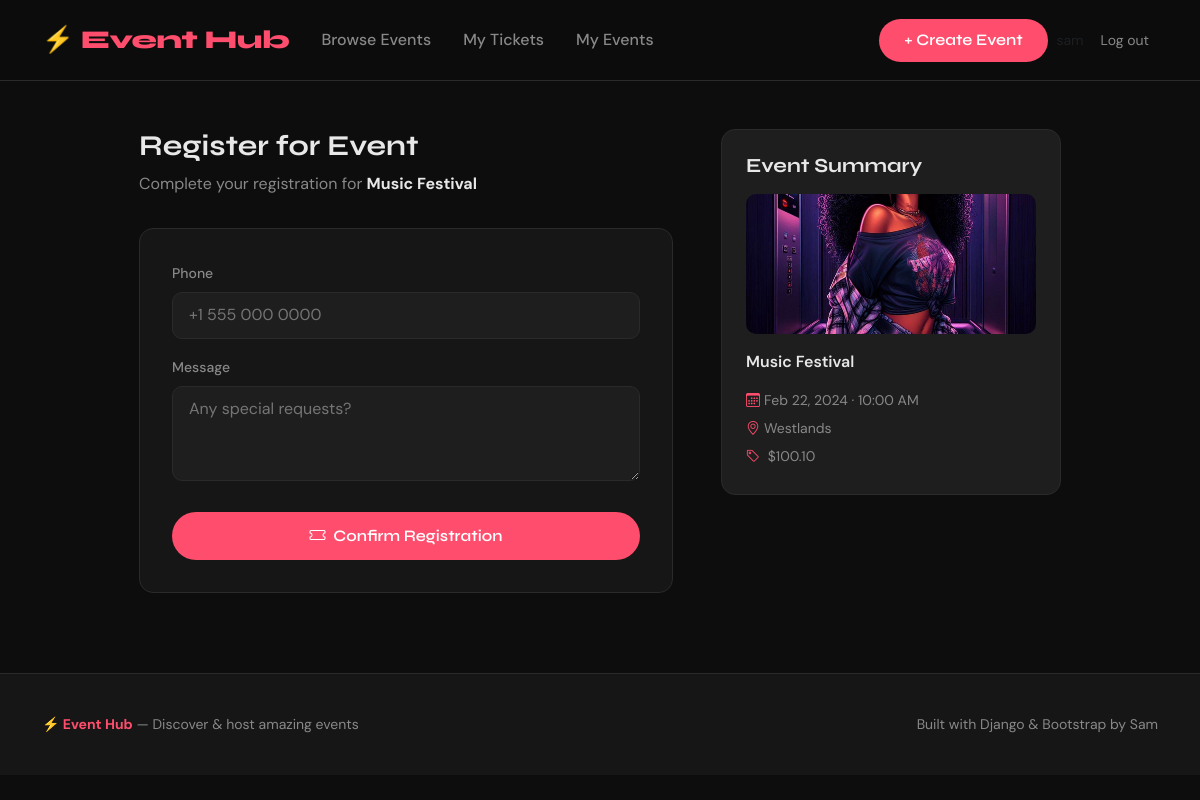
Page /events/1/register/ (signed in) on the committed database.
### events/models.py (models this page shows, shortened)
class Event(models.Model):
    title       = models.CharField(max_length=200)
    description = models.TextField()
    category    = models.ForeignKey(Category, on_delete=models.SET_NULL, null=True, blank=True)
    date     = models.DateTimeField()
    location = models.CharField(max_length=300)
    image = models.ImageField(upload_to='events/', blank=True, null=True)
    price    = models.DecimalField(max_digits=8, decimal_places=2, default=0.00)
    capacity = models.PositiveIntegerField(default=100)
    organizer  = models.ForeignKey(User, on_delete=models.CASCADE, related_name='my_events')
    created_at = models.DateTimeField(auto_now_add=True)
    updated_at = models.DateTimeField(auto_now=True)
    is_published = models.BooleanField(default=True)
    def spots_left(self):
        booked = self.registrations.count()
        return self.capacity - booked
    def is_full(self):
        return self.spots_left() <= 0
    class Meta:
        ordering = ['date']   # Newest dates first

### events/views.py (the view)
# urls.py: path('events/<int:pk>/register/',   views.event_register,      name='event_register'),
@login_required
def event_register(request, pk):
    event = get_object_or_404(Event, pk=pk, is_published=True)
    if Registration.objects.filter(event=event, user=request.user).exists():
        messages.warning(request, "You're already registered for this event!")
        return redirect('event_detail', pk=pk)
    if event.is_full():
        messages.error(request, "Sorry, this event is fully booked.")
        return redirect('event_detail', pk=pk)
    if request.method == 'POST':
        form = RegistrationForm(request.POST)
        if form.is_valid():
            reg       = form.save(commit=False)
            reg.event = event
            reg.user  = request.user
            reg.save()
            messages.success(request, f"🎟️ You're registered for {event.title}!")
            return redirect('my_tickets')
    else:
        form = RegistrationForm()
    return render(request, 'events/event_register.html', {'form': form, 'event': event})

### events/forms.py
class RegistrationForm(forms.ModelForm):
    class Meta:
        model  = Registration
        fields = ['phone', 'message']
        widgets = {
            'message': forms.Textarea(attrs={'rows': 3, 'placeholder': 'Any special requests?'}),
            'phone':   forms.TextInput(attrs={'placeholder': '+1 555 000 0000'}),
        }

### events/templates/events/event_register.html (shortened to what this page needs)
{% extends "base.html" %}
{% block content %}
<div class="container my-5">
  <div class="row g-5 justify-content-center">
    <div class="col-md-6">
      <h1 style="font-size:1.8rem; margin-bottom:.5rem;">Register for Event</h1>
      <p style="color:var(--muted); margin-bottom:2rem;">
        Complete your registration for <strong style="color:var(--text);">{{ event.title }}</strong>
      </p>
      <div style="background:var(--card-bg); border:1px solid var(--border); border-radius:var(--radius); padding:2rem;">
        <form method="POST">
          {% for field in form %}
            <div class="mb-3">
              <label class="form-label">{{ field.label }}</label>
              {{ field }}
            </div>
          {% endfor %}
          <button type="submit" class="btn btn-brand w-100 mt-2" style="padding:.75rem;">
            <i class="bi bi-ticket me-1"></i> Confirm Registration
          </button>
        </form>
      </div>
    </div>
    <div class="col-md-4">
      <div style="background:var(--surface); border:1px solid var(--border); border-radius:var(--radius); padding:1.5rem;">
        <h5 style="margin-bottom:1rem;">Event Summary</h5>
        {% if event.image %}
          <img src="{{ event.image.url }}" style="width:100%; height:140px; object-fit:cover; border-radius:10px; margin-bottom:1rem;">
        {% endif %}
        <div style="font-weight:600; margin-bottom:.75rem;">{{ event.title }}</div>
        <div style="color:var(--muted); font-size:.875rem; line-height:2;">
          <div><i class="bi bi-calendar3 me-1" style="color:var(--brand);"></i>{{ event.date|date:"M d, Y · g:i A" }}</div>
          <div><i class="bi bi-geo-alt me-1"   style="color:var(--brand);"></i>{{ event.location }}</div>
          <div><i class="bi bi-tag me-1"        style="color:var(--brand);"></i>
            {% if event.price == 0 %}Free{% else %}${{ event.price }}{% endif %}
          </div>
        </div>
      </div>
    </div>
  </div>
</div>
{% endblock %}

### templates/base.html (style rules this page uses)
:root { --brand: #FF4D6D; --brand-dark: #C9184A; --dark: #0D0D0D; --card-bg: #161616; --surface: #1E1E1E; --border: #2A2A2A; --text: #E8E8E8; --muted: #888; --radius: 14px; }
* { box-sizing: border-box; margin: 0; padding: 0; }
body { background: var(--dark); color: var(--text); font-family: 'DM Sans', sans-serif; min-height: 100vh; }
h1, h2, h3, h4, h5, h6 { font-family: 'Syne', sans-serif; font-weight: 700; }
.btn-brand { background: var(--brand); color: #fff; border: none; border-radius: 50px; padding: 0.6rem 1.6rem; font-weight: 600; font-family: 'Syne', sans-serif; transition: background 0.2s, transform 0.15s; }
.form-label { color: var(--muted); font-size: 0.875rem; font-weight: 500; }

### events/templates/events/event_register.html (style rules this page uses)
input, textarea { width:100%; background:var(--surface)!important; border:1px solid var(--border)!important; color:var(--text)!important; border-radius:10px; padding:.65rem 1rem; }

### rows in the picture
Event: title "Music Festival", image (picture), date "Feb 22, 2024 · 10:00 AM", location "Westlands", price "100.10"

### other values in the picture
{{ field.label }} "Phone" "Message"
